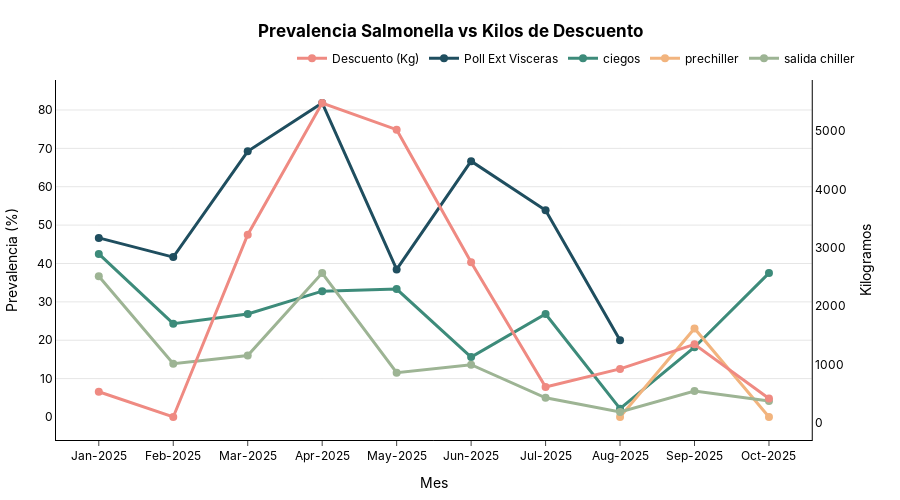

Here is the notebook cell this chart was saved with:
### Code cell
fig = plot_line(
    df=df_salmo,
    x_col="month",
    y_col="prev",
    group_col="etapa",
    secondary_y_col="Descuento (Kg)",
    secondary_y_title="Kilogramos",
    x_title="Mes",
    y_title="Prevalencia (%)",
    title="Prevalencia Salmonella vs Kilos de Descuento",
    line_colors={
        "Poll Ext Visceras": "#1f4e5f",
        "ciegos": "#3d8b7a",
        "salida chiller": "#9db494",
        "prechiller": "#f2b47e",
        "Descuento (Kg)": "#ef8a82"
    },
    height = 500,
    width = 900,
)

fig.show()
s3.save_plotly_html(fig, "salmonella_line.html")

### Figure 1 — Plotly figure (JSON) as saved in the notebook; plotly's stock layout.template omitted (floating-point values rounded to 4 significant figures)
{"data": [{"hovertemplate": "<b>month:</b> %{x}<br><b>Descuento (Kg):</b> %{y:.1f}<br><extra></extra>", "line": {"color": "#ef8a82", "shape": "linear", "width": 3}, "marker": {"color": "#ef8a82", "size": 8}, "mode": "lines+markers", "name": "Descuento (Kg)", "type": "scatter", "x": ["Jan-2025", "Feb-2025", "Mar-2025", "Apr-2025", "May-2025", "Jun-2025", "Jul-2025", "Aug-2025", "Sep-2025", "Oct-2025"], "xaxis": "x", "y": [537, 104, 3224, 5480, 5024.0, 2753.0, 617, 927, 1348.0, 422], "yaxis": "y2"}, {"hovertemplate": "<b>month:</b> %{x}<br><b>Poll Ext Visceras:</b> %{y:.1f}<br><extra></extra>", "line": {"color": "#1f4e5f", "shape": "linear", "width": 3}, "marker": {"color": "#1f4e5f", "size": 8}, "mode": "lines+markers", "name": "Poll Ext Visceras", "type": "scatter", "x": ["Jan-2025", "Feb-2025", "Mar-2025", "Apr-2025", "May-2025", "Jun-2025", "Jul-2025", "Aug-2025", "Sep-2025", "Oct-2025"], "xaxis": "x", "y": [46.67, 41.67, 69.23, 81.82, 38.46, 66.67, 53.85, 20, null, null], "yaxis": "y"}, {"hovertemplate": "<b>month:</b> %{x}<br><b>ciegos:</b> %{y:.1f}<br><extra></extra>", "line": {"color": "#3d8b7a", "shape": "linear", "width": 3}, "marker": {"color": "#3d8b7a", "size": 8}, "mode": "lines+markers", "name": "ciegos", "type": "scatter", "x": ["Jan-2025", "Feb-2025", "Mar-2025", "Apr-2025", "May-2025", "Jun-2025", "Jul-2025", "Aug-2025", "Sep-2025", "Oct-2025"], "xaxis": "x", "y": [42.5, 24.32, 26.83, 32.79, 33.33, 15.62, 26.83, 2.174, 18.18, 37.5], "yaxis": "y"}, {"hovertemplate": "<b>month:</b> %{x}<br><b>prechiller:</b> %{y:.1f}<br><extra></extra>", "line": {"color": "#f2b47e", "shape": "linear", "width": 3}, "marker": {"color": "#f2b47e", "size": 8}, "mode": "lines+markers", "name": "prechiller", "type": "scatter", "x": ["Jan-2025", "Feb-2025", "Mar-2025", "Apr-2025", "May-2025", "Jun-2025", "Jul-2025", "Aug-2025", "Sep-2025", "Oct-2025"], "xaxis": "x", "y": [null, null, null, null, null, null, null, 0, 23.08, 0], "yaxis": "y"}, {"hovertemplate": "<b>month:</b> %{x}<br><b>salida chiller:</b> %{y:.1f}<br><extra></extra>", "line": {"color": "#9db494", "shape": "linear", "width": 3}, "marker": {"color": "#9db494", "size": 8}, "mode": "lines+markers", "name": "salida chiller", "type": "scatter", "x": ["Jan-2025", "Feb-2025", "Mar-2025", "Apr-2025", "May-2025", "Jun-2025", "Jul-2025", "Aug-2025", "Sep-2025", "Oct-2025"], "xaxis": "x", "y": [36.67, 13.89, 16, 37.5, 11.54, 13.64, 5, 1.333, 6.757, 4.167], "yaxis": "y"}], "layout": {"font": {"color": "black", "family": "Inter, Arial, sans-serif"}, "height": 500, "hovermode": "x unified", "legend": {"orientation": "h", "x": 1, "xanchor": "right", "y": 1.02, "yanchor": "bottom"}, "margin": {"b": 40, "l": 40, "r": 40, "t": 80}, "paper_bgcolor": "rgba(0,0,0,0)", "plot_bgcolor": "rgba(0,0,0,0)", "title": {"text": "<b>Prevalencia Salmonella vs Kilos de Descuento<b>", "x": 0.5, "xanchor": "center", "y": 0.95, "yanchor": "top"}, "width": 900, "xaxis": {"anchor": "y", "domain": [0, 0.94], "linecolor": "black", "linewidth": 1, "showline": true, "ticks": "outside", "title": {"text": "Mes"}}, "yaxis": {"anchor": "x", "domain": [0, 1], "gridcolor": "rgba(0,0,0,0.1)", "linecolor": "black", "linewidth": 1, "showgrid": true, "showline": true, "title": {"text": "Prevalencia (%)"}}, "yaxis2": {"anchor": "x", "linecolor": "black", "linewidth": 1, "overlaying": "y", "showgrid": false, "showline": true, "side": "right", "title": {"text": "Kilogramos"}}}}
